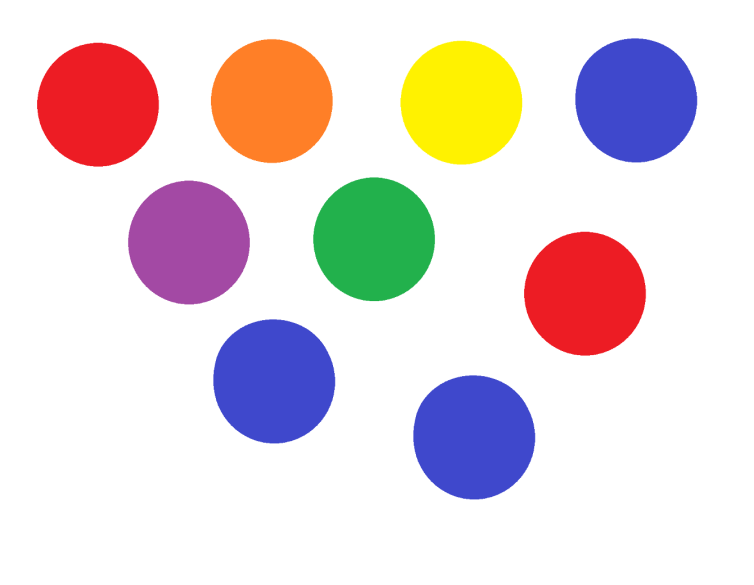
#> input picture circles.png, 754 x 585 px
$ python colour-tracker.py
#> lines starting #> are read from the running program, lines starting #| are printed output that depends on the picture; after the words box and inside, x2 and y2 are one past the last pixel; in counts of white or black regions, pixels touching at a corner belong together; long printed decimals are rounded
from itertools import count
import numpy as np
import cv2

image = cv2.imread('circles.png')
#> image is the input picture: shape (585, 754, 3); mean B, G, R 219.3, 217.2, 230
original = image.copy()

literalcopy = image.copy()


image = cv2.cvtColor(image, cv2.COLOR_BGR2HSV)
#> image: shape (585, 754, 3); mean H, S, V 26.7, 48.2, 245.4


print(cv2.cvtColor(image, cv2.COLOR_BGR2HSV)[370])
#> (printed output is left out)


color_image = cv2.imread("circles.png", cv2.IMREAD_COLOR)

result = np.unique(color_image.reshape(-1, color_image.shape[2]), axis=0)
#> result = 1601 rows, first 8: [0, 241, 255], [0, 242, 255], [1, 242, 255], [2, 242, 255], [3, 242, 255], [4, 242, 255], [5, 242, 255], [6, 242, 255]

print(result)
#> (printed output is left out)


lower = np.array([110,50,50])
upper = np.array([130,255,255])

mask = cv2.inRange(image, lower, upper)
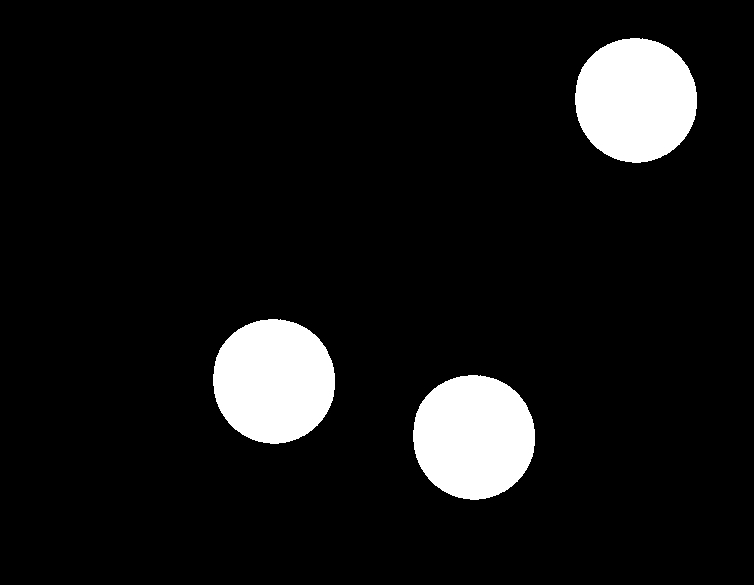
#> mask: shape (585, 754); 8.2% white; 3 white regions

# Find contours
cnts = cv2.findContours(mask, cv2.RETR_EXTERNAL, cv2.CHAIN_APPROX_SIMPLE)
#> cnts = 3 contours; box (x1, y1, x2, y2) and area: (413, 375, 535, 500) 11845, (213, 319, 335, 444) 11845, (575, 38, 697, 163) 11845
# Extract contours depending on OpenCV version
cnts = cnts[0] if len(cnts) == 2 else cnts[1]

# Iterate through contours and filter by the number of vertices
for c in cnts:
    perimeter = cv2.arcLength(c, True)
    print(perimeter)
    approx = cv2.approxPolyDP(c, 0.04 * perimeter, True)
    if len(approx) > 5:
        cv2.drawContours(original, [c], -1, (36, 255, 12), -1)
#> this loop made 3 passes
#| 408.818
#| 408.818
#| 408.818
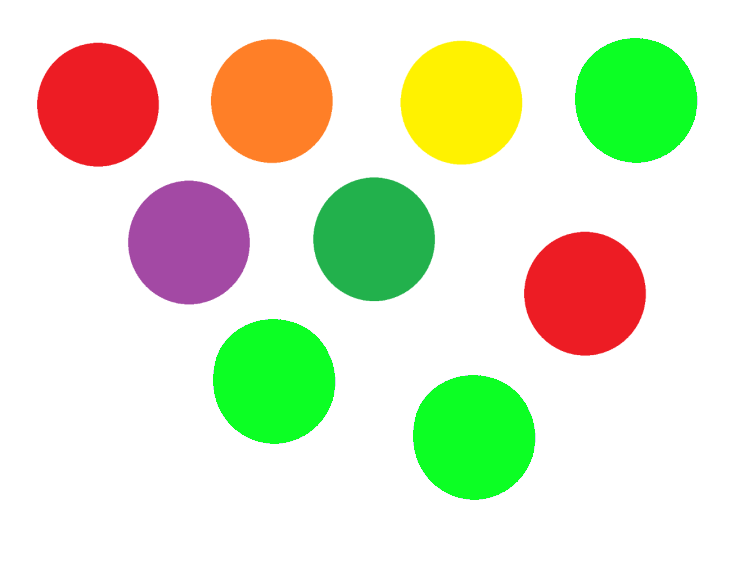
#> original: shape (585, 754, 3); 8.18% of pixels changed, all inside (x1, y1, x2, y2) = (213, 38, 697, 500)

CountOfItems = len(cnts)
#> CountOfItems = 3

# print(cnts)

print("The count of items is : " + str(CountOfItems))
#| The count of items is : 3

# print("The count is : " + str(count))

# adding counter to image
mask = cv2.putText(mask, "The count of items is : " + str(CountOfItems) , (50, 50), cv2.FONT_HERSHEY_SIMPLEX, 1, (255,0,0), 2, cv2.LINE_AA)
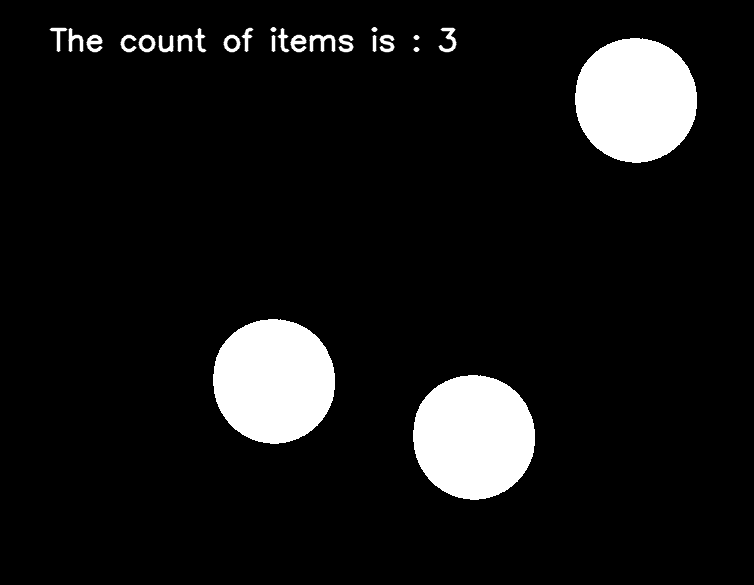
#> mask: shape (585, 754); 0.84% of pixels changed, all inside (x1, y1, x2, y2) = (49, 27, 457, 53)

# cv2.imshow('mask', mask)

cv2.imshow('real original?', literalcopy)

# cv2.imshow('original', original)

# cv2.imwrite('mask.png', mask)

# cv2.imwrite('original.png', original)

cv2.waitKey()
